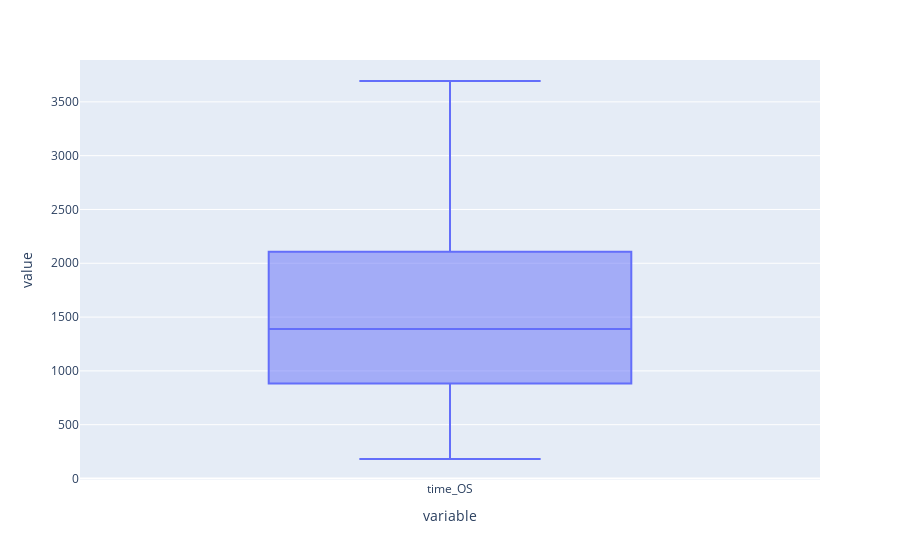

This figure's notebook cell:
### Markdown cell above
## remove patients with low observation time

### Code cell
# Survie globale jusqu’à la dernière date de suivi
px.box(data_all.time_OS)

### Figure 1 — Plotly figure (JSON) as saved in the notebook; plotly's stock layout.template omitted (floating-point values rounded to 4 significant figures; data arrays with more than 128 entries replaced by an {"elided": "..."} marker saying what was removed)
{"data": [{"alignmentgroup": "True", "hovertemplate": "variable=%{x}<br>value=%{y}<extra></extra>", "legendgroup": "", "marker": {"color": "#636efa"}, "name": "", "notched": false, "offsetgroup": "", "orientation": "v", "showlegend": false, "type": "box", "x": {"elided": "182 str values"}, "x0": " ", "xaxis": "x", "y": {"elided": "182 int values"}, "y0": " ", "yaxis": "y"}], "layout": {"autosize": true, "boxmode": "group", "legend": {"tracegroupgap": 0}, "margin": {"t": 60}, "xaxis": {"anchor": "y", "autorange": true, "domain": [0, 1], "range": [-0.5, 0.5], "title": {"text": "variable"}, "type": "category"}, "yaxis": {"anchor": "x", "autorange": true, "domain": [0, 1], "range": [-14.17, 3889.0], "title": {"text": "value"}, "type": "linear"}}}
